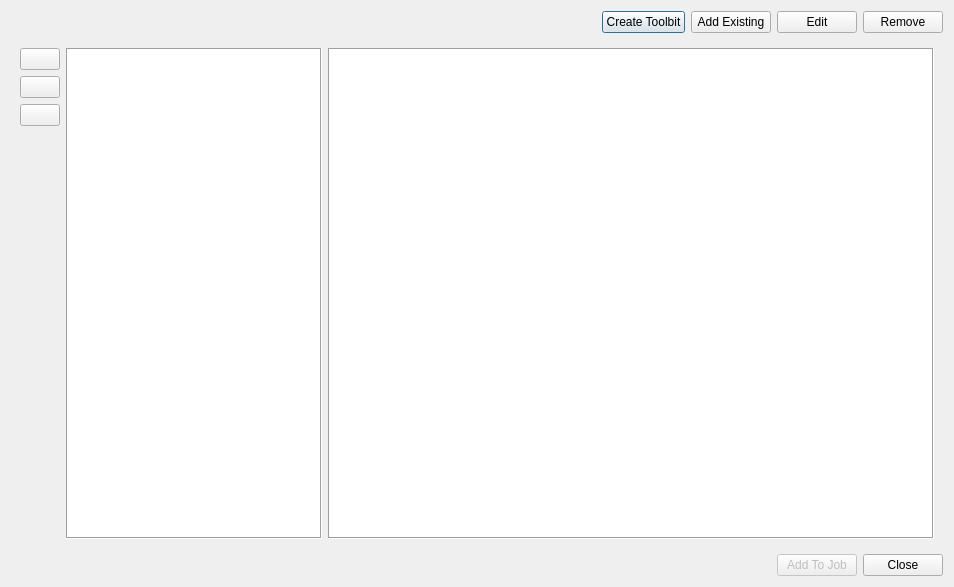
<?xml version="1.0" encoding="UTF-8"?>
<ui version="4.0">
 <class>Dialog</class>
 <widget class="QDialog" name="Dialog">
  <property name="geometry">
   <rect>
    <x>0</x>
    <y>0</y>
    <width>954</width>
    <height>587</height>
   </rect>
  </property>
  <property name="windowTitle">
   <string>Library Manager</string>
  </property>
  <layout class="QVBoxLayout" name="verticalLayout_2">
   <item>
    <layout class="QHBoxLayout" name="horizontalLayout_5">
     <item>
      <spacer name="horizontalSpacer_2">
       <property name="orientation">
        <enum>Qt::Horizontal</enum>
       </property>
       <property name="sizeHint" stdset="0">
        <size>
         <width>20</width>
         <height>20</height>
        </size>
       </property>
      </spacer>
     </item>
     <item>
      <widget class="QPushButton" name="toolCreate">
       <property name="text">
        <string>Create Toolbit</string>
       </property>
       <property name="icon">
        <iconset resource="../Path.qrc">
         <normaloff>:/icons/Path_ToolBit.svg</normaloff>:/icons/Path_ToolBit.svg</iconset>
       </property>
      </widget>
     </item>
     <item>
      <widget class="QPushButton" name="toolAdd">
       <property name="maximumSize">
        <size>
         <width>16777215</width>
         <height>16777215</height>
        </size>
       </property>
       <property name="toolTip">
        <string>Add existing Tool Bit to this library.</string>
       </property>
       <property name="text">
        <string>Add Existing</string>
       </property>
       <property name="icon">
        <iconset resource="../Path.qrc">
         <normaloff>:/icons/Path_ToolDuplicate.svg</normaloff>:/icons/Path_ToolDuplicate.svg</iconset>
       </property>
      </widget>
     </item>
     <item>
      <widget class="QPushButton" name="toolEdit">
       <property name="maximumSize">
        <size>
         <width>16777215</width>
         <height>16777215</height>
        </size>
       </property>
       <property name="toolTip">
        <string>Edit the selected tool.</string>
       </property>
       <property name="text">
        <string>Edit</string>
       </property>
       <property name="icon">
        <iconset resource="../Path.qrc">
         <normaloff>:/icons/Path_ToolEdit.svg</normaloff>:/icons/Path_ToolEdit.svg</iconset>
       </property>
      </widget>
     </item>
     <item>
      <widget class="QPushButton" name="toolDelete">
       <property name="maximumSize">
        <size>
         <width>16777215</width>
         <height>16777215</height>
        </size>
       </property>
       <property name="toolTip">
        <string>Delete selected Tool Bit(s) from the library.</string>
       </property>
       <property name="text">
        <string>Remove</string>
       </property>
       <property name="icon">
        <iconset resource="../../../../../Gui/Icons/resource.qrc">
         <normaloff>:/icons/list-remove.svg</normaloff>:/icons/list-remove.svg</iconset>
       </property>
      </widget>
     </item>
    </layout>
   </item>
   <item>
    <widget class="QWidget" name="toolTableGroup">
     <layout class="QHBoxLayout" name="horizontalLayout_3">
      <item>
       <layout class="QVBoxLayout" name="verticalLayout">
        <item>
         <widget class="QPushButton" name="libraryOpen">
          <property name="maximumSize">
           <size>
            <width>16777215</width>
            <height>16777215</height>
           </size>
          </property>
          <property name="toolTip">
           <string>Select a working path for the tool library editor.</string>
          </property>
          <property name="text">
           <string/>
          </property>
          <property name="icon">
           <iconset resource="../../../../../Gui/Icons/resource.qrc">
            <normaloff>:/icons/document-open.svg</normaloff>:/icons/document-open.svg</iconset>
          </property>
         </widget>
        </item>
        <item>
         <widget class="QPushButton" name="addToolTable">
          <property name="maximumSize">
           <size>
            <width>16777215</width>
            <height>16777215</height>
           </size>
          </property>
          <property name="toolTip">
           <string>Add New Tool Table</string>
          </property>
          <property name="text">
           <string/>
          </property>
          <property name="icon">
           <iconset resource="../../../../../Gui/Icons/resource.qrc">
            <normaloff>:/icons/document-new.svg</normaloff>:/icons/document-new.svg</iconset>
          </property>
          <property name="iconSize">
           <size>
            <width>24</width>
            <height>24</height>
           </size>
          </property>
         </widget>
        </item>
        <item>
         <widget class="QPushButton" name="libraryExport">
          <property name="toolTip">
           <string>Save the selected library with a new name or export to another format</string>
          </property>
          <property name="text">
           <string/>
          </property>
          <property name="icon">
           <iconset resource="../../../../../Gui/Icons/resource.qrc">
            <normaloff>:/icons/document-save.svg</normaloff>:/icons/document-save.svg</iconset>
          </property>
         </widget>
        </item>
        <item>
         <spacer name="verticalSpacer">
          <property name="orientation">
           <enum>Qt::Vertical</enum>
          </property>
          <property name="sizeHint" stdset="0">
           <size>
            <width>20</width>
            <height>40</height>
           </size>
          </property>
         </spacer>
        </item>
       </layout>
      </item>
      <item>
       <widget class="QTreeView" name="TableList">
        <property name="sizePolicy">
         <sizepolicy hsizetype="Preferred" vsizetype="Expanding">
          <horstretch>0</horstretch>
          <verstretch>0</verstretch>
         </sizepolicy>
        </property>
        <property name="frameShape">
         <enum>QFrame::Box</enum>
        </property>
        <property name="editTriggers">
         <set>QAbstractItemView::NoEditTriggers</set>
        </property>
        <property name="showDropIndicator" stdset="0">
         <bool>false</bool>
        </property>
       </widget>
      </item>
      <item>
       <widget class="QTableView" name="toolTable">
        <property name="acceptDrops">
         <bool>true</bool>
        </property>
        <property name="toolTip">
         <string>Table of Tool Bits of the library.</string>
        </property>
        <property name="frameShape">
         <enum>QFrame::Box</enum>
        </property>
        <property name="frameShadow">
         <enum>QFrame::Sunken</enum>
        </property>
        <property name="lineWidth">
         <number>1</number>
        </property>
        <property name="midLineWidth">
         <number>0</number>
        </property>
        <property name="dragEnabled">
         <bool>false</bool>
        </property>
        <property name="dragDropOverwriteMode">
         <bool>false</bool>
        </property>
        <property name="dragDropMode">
         <enum>QAbstractItemView::DragOnly</enum>
        </property>
        <property name="defaultDropAction">
         <enum>Qt::IgnoreAction</enum>
        </property>
        <property name="selectionMode">
         <enum>QAbstractItemView::SingleSelection</enum>
        </property>
        <property name="selectionBehavior">
         <enum>QAbstractItemView::SelectRows</enum>
        </property>
        <property name="sortingEnabled">
         <bool>true</bool>
        </property>
        <attribute name="verticalHeaderVisible">
         <bool>false</bool>
        </attribute>
        <attribute name="verticalHeaderStretchLastSection">
         <bool>true</bool>
        </attribute>
       </widget>
      </item>
     </layout>
    </widget>
   </item>
   <item>
    <layout class="QHBoxLayout" name="horizontalLayout_8">
     <item>
      <spacer name="horizontalSpacer_3">
       <property name="orientation">
        <enum>Qt::Horizontal</enum>
       </property>
       <property name="sizeType">
        <enum>QSizePolicy::Preferred</enum>
       </property>
       <property name="sizeHint" stdset="0">
        <size>
         <width>65555555</width>
         <height>20</height>
        </size>
       </property>
      </spacer>
     </item>
     <item>
       <widget class="QPushButton" name="addToolController">
        <property name="enabled">
         <bool>false</bool>
        </property>
        <property name="toolTip">
         <string>Create ToolControllers for the selected toolbits and add them to the Job</string>
        </property>
        <property name="text">
         <string>Add To Job</string>
        </property>
        <property name="icon">
         <iconset resource="../../../../../Gui/Icons/resource.qrc">
          <normaloff>:/icons/edit_OK.svg</normaloff>:/icons/edit_OK.svg</iconset>
        </property>
       </widget>
     </item>
     <item>
      <widget class="QPushButton" name="librarySave">
       <property name="sizePolicy">
        <sizepolicy hsizetype="Preferred" vsizetype="Fixed">
         <horstretch>0</horstretch>
         <verstretch>0</verstretch>
        </sizepolicy>
       </property>
       <property name="maximumSize">
        <size>
         <width>16777215</width>
         <height>16777215</height>
        </size>
       </property>
       <property name="toolTip">
        <string>Save the current Library</string>
       </property>
       <property name="text">
        <string>Close</string>
       </property>
       <property name="icon">
        <iconset resource="../../../../../Gui/Icons/resource.qrc">
         <normaloff>:/icons/edit_OK.svg</normaloff>:/icons/edit_OK.svg</iconset>
       </property>
      </widget>
     </item>
    </layout>
   </item>
  </layout>
 </widget>
 <resources>
  <include location="../../../../../Gui/Icons/resource.qrc"/>
  <include location="../Path.qrc"/>
 </resources>
 <connections/>
</ui>
